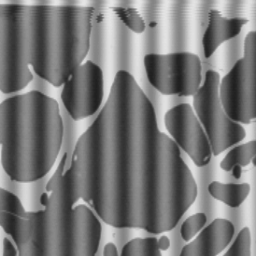
%> input picture resources/grid.bmp, 256 x 256 px
$ octave OTSU.m   (GNU Octave 9; MATLAB toolbox functions it lacks are replaced by stand-ins)
%> lines starting %> are read from the running program, lines starting %| are printed output that depends on the picture; in (x1, y1, x2, y2) boxes, pixels count from 0 and x2, y2 are one past the last pixel; in counts of white or black regions, pixels touching at a corner belong together; the program's own positions count from 1
grid = imread('grid.bmp');
%> grid is the input picture: size 256x256 uint8; min 30, max 229, mean 119.6
origingrid = grid;
grayscale = otsu(grid);

for i = 1:numel(grid)
    if grid(i) <= grayscale
        grid(i) = 0;
    else
        grid(i) = 255;
    end
end

% gray = graythresh(grid);
% disp(gray);
% grid = im2bw(grid, gray);
figure(1);
subplot(121); imshow(origingrid); title('原图');
subplot(122); imshow(grid); title('二值化后的图');


function grayscale = otsu(img)
totalNum = numel(img);
%> totalNum = 65536
g_max = -1;   % 当下最大类间方差
histogram_ = zeros(1, 256); % 直方图
[row, column] = size(img);
%> row = 256; column = 256
for i = 1:row
    for j = 1:column
        histogram_(img(i, j) + 1) = histogram_(img(i, j) + 1) + 1;
    end
end
%> after the loop, histogram_ = 256 values, max 1304 at index 137, min 0 at index 1, mean 256

for cut_ = 1: 255
    w0 = 0;
    w1 = 0;
    u0 = 0;
    u1 = 0;
    for zhifangtuGray = 1:cut_
        w0 = w0 + histogram_(zhifangtuGray);
        u0 = u0 + histogram_(zhifangtuGray) * (zhifangtuGray - 1);
    end
    for zhifangtuGray = cut_ + 1:256
        w1 = w1 + histogram_(zhifangtuGray);
        u1 = u1 + histogram_(zhifangtuGray) * (zhifangtuGray - 1);
    end
    u0 = u0 / w0; u1 = u1 / w1;
    w0 = w0 / totalNum; w1 = w1 / totalNum;
    g = w0 * w1 * (u1 - u0) ^ 2;
    if g > g_max
        g_max = g;
        grayscale = cut_;
    end
end
%> this loop made 255 passes
%> (u0, u1, w0, w1, g, g_max) on passes 31 to 42: (30, 119.6, 3.05e-05, 1, 0.245, 0.245), (30.5, 119.6, 6.1e-05, 1, 0.484, 0.484), (31.9, 119.7, 0.000961, 0.999, 7.4, 7.4), (32.43, 119.7, 0.00185, 0.998, 14.05, 14.05), (33.12, 119.9, 0.00331, 0.997, 24.83, 24.83), (33.7, 120, 0.00476, 0.995, 35.28, 35.28), (34.37, 120.2, 0.00673, 0.993, 49.19, 49.19), (34.7, 120.2, 0.00769, 0.992, 55.84, 55.84), (35.31, 120.4, 0.00943, 0.991, 67.6, 67.6), (35.86, 120.5, 0.0111, 0.989, 78.52, 78.52), (36.41, 120.7, 0.0128, 0.987, 89.49, 89.49), (36.95, 120.8, 0.0145, 0.986, 100.4, 100.4)
%> (u0, u1, w0, w1, g) on passes 1 to 6: (NaN, 119.6, 0, 1, NaN), (NaN, 119.6, 0, 1, NaN), (NaN, 119.6, 0, 1, NaN), (NaN, 119.6, 0, 1, NaN), (NaN, 119.6, 0, 1, NaN), (NaN, 119.6, 0, 1, NaN)
%> after the loop, g_max = 1539; grayscale = 120
%> after the loop `for i = 1:numel(grid)`:
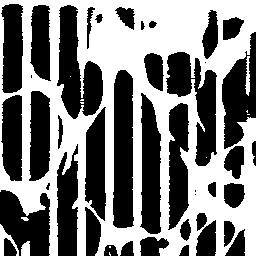
%> grid: size 256x256 uint8; 49.4% white; 13 white regions (8 under 20 px), largest, box (x1, y1, x2, y2) and area: (0, 0, 256, 256) 31871, (0, 224, 19, 256) 211, (245, 56, 250, 96) 125, (21, 241, 30, 256) 115, (21, 217, 29, 221) 23
end
